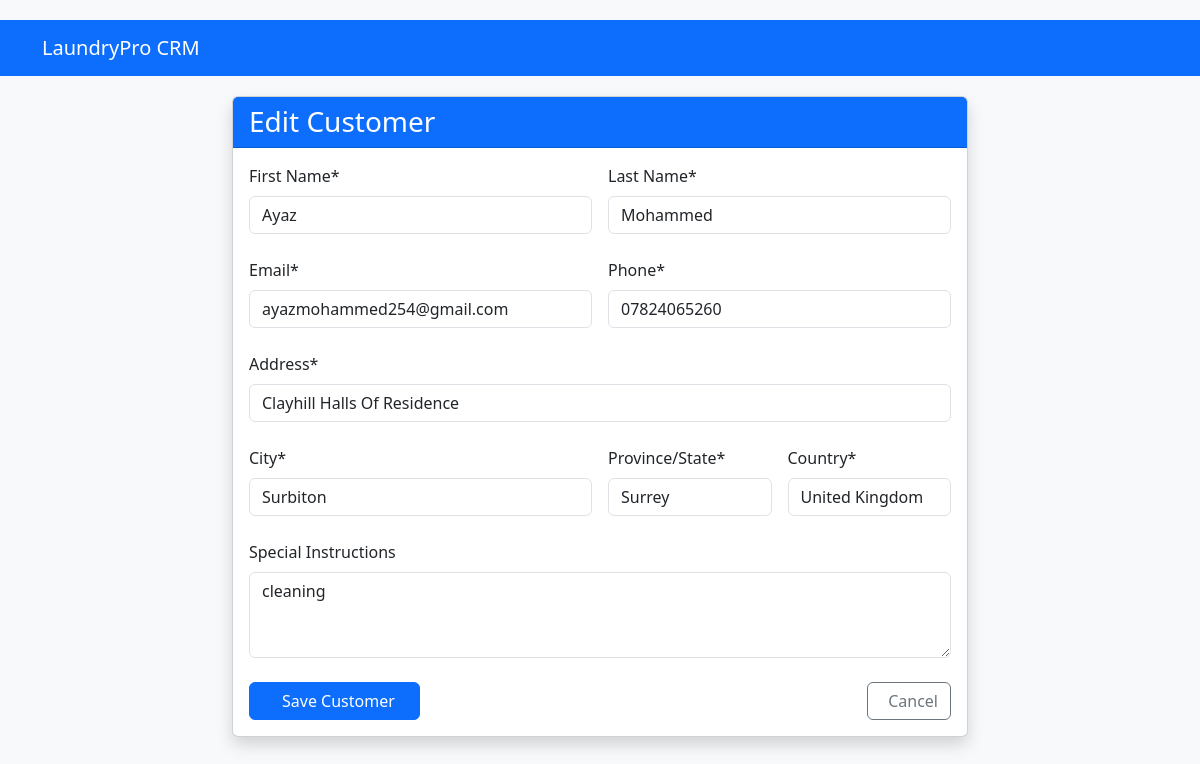
The app's page /customers/1/edit/ with its own data.
### webapp/models.py (models this page shows, shortened)
class Customer(models.Model):
    creation_date = models.DateTimeField(auto_now_add=True)
    first_name = models.CharField(max_length=100)
    last_name = models.CharField(max_length=100)
    email = models.EmailField(max_length=255)
    phone = models.CharField(max_length=20)
    address = models.CharField(max_length=300)
    city = models.CharField(max_length=255)
    province = models.CharField(max_length=200)
    country = models.CharField(max_length=125)
    special_instructions = models.TextField(blank=True, null=True)
    is_active = models.BooleanField(default=True)

### webapp/views.py (the view, shortened to what this page needs)
# urls.py: path('customers/<int:pk>/edit/', views.CustomerUpdateView.as_view(), name='customer_update'),
class CustomerUpdateView(UpdateView):
    model = Customer
    form_class = CustomerForm
    template_name = 'webapp/customers/customer_form.html'
    success_url = reverse_lazy('customer_list')

### webapp/forms.py
class CustomerForm(forms.ModelForm):
    class Meta:
        model = Customer
        fields = '__all__'
        widgets = {
            'special_instructions': forms.Textarea(attrs={'rows': 3}),
        }

### webapp/templates/webapp/customers/customer_form.html (shortened to what this page needs)
{% extends 'webapp/base.html' %}
{% block content %}
<div class="row justify-content-center">
    <div class="col-lg-8">
        <div class="card shadow">
            <div class="card-header bg-primary text-white">
                <h3 class="mb-0">{% if object %}Edit{% else %}Add New{% endif %} Customer</h3>
            </div>
            <div class="card-body">
                <form method="post" class="needs-validation" novalidate>
                    <div class="row g-3 mb-4">
                        <div class="col-md-6">
                            <label for="{{ form.first_name.id_for_label }}" class="form-label">First Name*</label>
                            <input type="text" class="form-control" id="{{ form.first_name.id_for_label }}"
                                   name="{{ form.first_name.html_name }}" value="{{ form.first_name.value|default:'' }}" required>
                        </div>
                        <div class="col-md-6">
                            <label for="{{ form.last_name.id_for_label }}" class="form-label">Last Name*</label>
                            <input type="text" class="form-control" id="{{ form.last_name.id_for_label }}"
                                   name="{{ form.last_name.html_name }}" value="{{ form.last_name.value|default:'' }}" required>
                        </div>
                    </div>
                    <div class="row g-3 mb-4">
                        <div class="col-md-6">
                            <label for="{{ form.email.id_for_label }}" class="form-label">Email*</label>
                            <input type="email" class="form-control" id="{{ form.email.id_for_label }}"
                                   name="{{ form.email.html_name }}" value="{{ form.email.value|default:'' }}" required>
                        </div>
                        <div class="col-md-6">
                            <label for="{{ form.phone.id_for_label }}" class="form-label">Phone*</label>
                            <input type="tel" class="form-control" id="{{ form.phone.id_for_label }}"
                                   name="{{ form.phone.html_name }}" value="{{ form.phone.value|default:'' }}" required>
                        </div>
                    </div>
                    <div class="mb-4">
                        <label for="{{ form.address.id_for_label }}" class="form-label">Address*</label>
                        <input type="text" class="form-control" id="{{ form.address.id_for_label }}"
                               name="{{ form.address.html_name }}" value="{{ form.address.value|default:'' }}" required>
                    </div>
                    <div class="row g-3 mb-4">
                        <div class="col-md-6">
                            <label for="{{ form.city.id_for_label }}" class="form-label">City*</label>
                            <input type="text" class="form-control" id="{{ form.city.id_for_label }}"
                                   name="{{ form.city.html_name }}" value="{{ form.city.value|default:'' }}" required>
                        </div>
                        <div class="col-md-3">
                            <label for="{{ form.province.id_for_label }}" class="form-label">Province/State*</label>
                            <input type="text" class="form-control" id="{{ form.province.id_for_label }}"
                                   name="{{ form.province.html_name }}" value="{{ form.province.value|default:'' }}" required>
                        </div>
                        <div class="col-md-3">
                            <label for="{{ form.country.id_for_label }}" class="form-label">Country*</label>
                            <input type="text" class="form-control" id="{{ form.country.id_for_label }}"
                                   name="{{ form.country.html_name }}" value="{{ form.country.value|default:'' }}" required>
                        </div>
                    </div>
                    <div class="mb-4">
                        <label for="{{ form.special_instructions.id_for_label }}" class="form-label">Special Instructions</label>
                        <textarea class="form-control" id="{{ form.special_instructions.id_for_label }}"
                                  name="{{ form.special_instructions.html_name }}" rows="3">{{ form.special_instructions.value|default:'' }}</textarea>
                    </div>
                    <div class="d-flex justify-content-between mt-4">
                        <button type="submit" class="btn btn-primary px-4">
                            Save Customer
                        </button>
                        <a href="{% if object %}{% url 'customer_detail' object.pk %}{% else %}{% url 'customer_list' %}{% endif %}"
                           class="btn btn-outline-secondary">
                            Cancel
                        </a>
                    </div>
                </form>
            </div>
        </div>
    </div>
</div>
{% endblock %}

### webapp/templates/webapp/base.html (style rules this page uses)
body { padding-top: 20px; background-color: #f8f9fa; }
.card { margin-bottom: 20px; box-shadow: 0 2px 4px rgba(0,0,0,0.1); }
.card-header { font-weight: bold; }

### records on screen
Customer: first_name "Ayaz", last_name "Mohammed", email "ayazmohammed254@gmail.com", phone "07824065260", address "Clayhill Halls Of Residence", city "Surbiton", province "Surrey", country "United Kingdom", special_instructions "cleaning"
